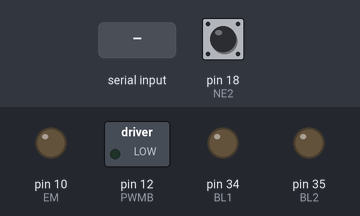
The sketch below on a simulated Arduino Mega 2560, built with avr-gcc and run on an emulated ATmega2560. Shown: switched loads named in the sketch (green lamp = pin HIGH), output pins drawn as LEDs (lit = HIGH). Inputs (shaded band) come from the test bench; at power-on: pin 18 (NE2) HIGH.

Above: at 1.2 s.
1.3 s: "1" received over the second serial link
At 2.2 s:
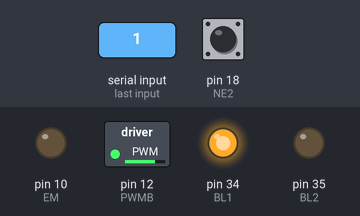
Timing chart, 0 to 4.3 s (numbered marks = the images above; inputs shaded):
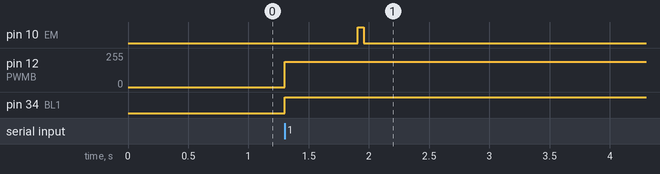

The sketch:

SGart.ino
```cpp
#define PWMB 12
#define NE2 18
#define NE1 31
#define BL1 34
#define BL2 35
#define EM 10
long count=0;
unsigned long du_reponse,t_command;
int dt = 10;
int tc=200,tc_pp=40;
int V;
double last_err,c_set,c_cur,err,int_err,der_err;
int tape_command,configuration_mode;
int note;
void setup() {
  // put your setup code here, to run once:
  err=0;
  c_set=0;
  du_reponse=600;//à déterminer grâce au temps de réponse maximal de moteur
  tape_command=0;
  configuration_mode=1;
  Serial2.begin(9600);
  Serial.begin(9600);
  pinMode(PWMB,OUTPUT);
  pinMode(NE2,INPUT_PULLUP);
  pinMode(NE1,INPUT);
  pinMode(BL1,OUTPUT);
  pinMode(BL2,OUTPUT);
  pinMode(EM,OUTPUT);
  attachInterrupt(digitalPinToInterrupt(NE2),inter,RISING);
  digitalWrite(EM,LOW);
}

void loop() {
  // put your main code here, to run repeatedly:
  // read command
  if(Serial2.available()){
    note=Serial2.read();
    switch(note){
      case 0:
      case 20:
      case 30:
      case 21:
      case 31:
        configuration_mode=1;
        break;
      default:
        configuration_mode=0;
        c_set = (note-1)*50;
        tape_command=1;
        t_command=millis();
        break;
    }
  }
  if(configuration_mode){
    int PWM = 5*255/12;
    int PWM_pp = 2*255/12;
    switch(note){
      case 20:
        rotation_cw(PWM);
        delay(tc);
        break;
      case 21:
        rotation_cw(PWM_pp);
        delay(tc_pp);
        break;
      case 30:
        rotation_ccw(PWM);
        delay(tc);
        break;
      case 31:
        rotation_ccw(PWM_pp);
        delay(tc_pp);
        break;
      default:
        stop();
    }
    note=0;
    count=0;
  }
  else{
    // PID control
    last_err=err;
    c_cur=count;
    err = c_cur-c_set;
    int_err += err*0.001*dt;
    der_err = (err-last_err)*0.001/dt;
    //*0.001/dt;
    V = PID(err,int_err,der_err);
    // time control
    // t_ini = millis()%30000;
    // while((millis()%30000-t_ini)<dt){
    V = constrain(V,-9.0,9.0);
    if(V>=0)
    {
      int PWM = V*255/12;
      rotation_cw(PWM);
      delay(dt);
    }
    else
    {
      int PWM = -V*255/12;
      rotation_ccw(PWM);
      delay(dt);
    }
    if(tape_command&&(millis()-t_command)>du_reponse){//abs(der_err)<2 &&abs(err)<5 && tape_fin==0){
      digitalWrite(EM,HIGH);
      delay(50);//30 mieux
      digitalWrite(EM,LOW);
      tape_command=0;
    }
  }
}


void rotation_ccw(int PWM){
analogWrite(PWMB,PWM);
digitalWrite(BL2,LOW);
digitalWrite(BL1,HIGH);
}
void rotation_cw(int PWM){
analogWrite(PWMB,PWM);
digitalWrite(BL1,LOW);
digitalWrite(BL2,HIGH);
}
void stop(){
analogWrite(12,0);
}

void inter(){
  if(digitalRead(NE1)>0)
  count++;
  else count--;
}
double PID(int err,int int_err,int der_err){
  double kp,ki,kd;
  kp = 0.2;
  ki=0.005;
  kd=20000;
  return kp*err+ki*int_err+kd*der_err;
}
// #include <MeMegaPi.h>
// // #include <FlexiTimer2.h>
// #define interruptPin 18    //interrupt port of port1
// #define NE1 31                 //comperation port of port1
// long count=0;
// uint8_t motorspeed = 30; //set a motor idle speed pulses/0.1secod
// int lastcount =0;
// int speed=0;    //speed pulses/0.1second
// MeMegaPiDCMotor motor1(PORT1B);
// int motoroutput=0;  //power output calculated of motor
// #define pidDt 100 //the interval of time of the pid controller

// void setup() {
//   // FlexiTimer2::set(pidDt,1.0/1000,calculate);
//   // FlexiTimer2::start();
//   Serial.begin(9600);
//   pinMode(interruptPin, INPUT_PULLUP);
//   pinMode(NE1, INPUT);
//   pinMode(10,OUTPUT);
//   attachInterrupt(digitalPinToInterrupt(interruptPin), blink,RISING);
// }

// void loop() {
//   //erial.println(motoroutput);
//   motor1.run(motoroutput);
// }

// float i=0;  //pid controller and its variables
// float d=0;
// float sumerror=0;
// float lasterror=0;
// #define i_lim 80
// float pid(float speedcommand,float speedmeasured,float kp,float ki,float kd){
//   float error=speedmeasured-speedcommand;
//   sumerror+=error*pidDt;
//   i=ki*sumerror;
//   if(i>i_lim) sumerror=i_lim;
//   if(i<-i_lim) sumerror=-i_lim;
//   d=kd*(lasterror-error)/pidDt;
//   lasterror=error;
//   return kp*error+i+d;
// }

// void calculate(){   //controlled by the timer's interruption, for fixed frequency calculation
//   speed=(count-lastcount)*100/pidDt;
//   lastcount=count;
//   int speedcmd=sweep();
//   motoroutput=pid(speedcmd,speed,1,0.02,20);// change pid parameter here
//   Serial.println(speed);
//   if (motoroutput>120) motoroutput=120;
//   if (motoroutput<-120) motoroutput=-120;
// }

// void blink()//reading encoder pulses
// {
//     if (digitalRead(NE1)>0)   //detect rotation direction
//     count++;
//     else
//     count--;
//     Serial.println(count);
// }

// int sweep_init=0;
// int direction_flag=0;
// int sweep(){ //motor idling
//   if(sweep_init==0){
//     sweep_init=1;
//     direction_flag=0;
//   }
//   else{
//     if(count>500){
//       direction_flag=1;
//     }
//     if(count<-500){
//       direction_flag=0;
//     }
//   }
//   if(direction_flag==0){
//     return motorspeed;
//   }
//   if(direction_flag==1){
//     return -motorspeed;
//   }
// }
```

Measured:
- after the input at 1.3 s, pin 10 (EM): LOW → HIGH after 0.61 s, → LOW 0.05 s later; pin 12 (PWMB): 0/255 → 191/255 at once; pin 34 (BL1): LOW → HIGH at once
